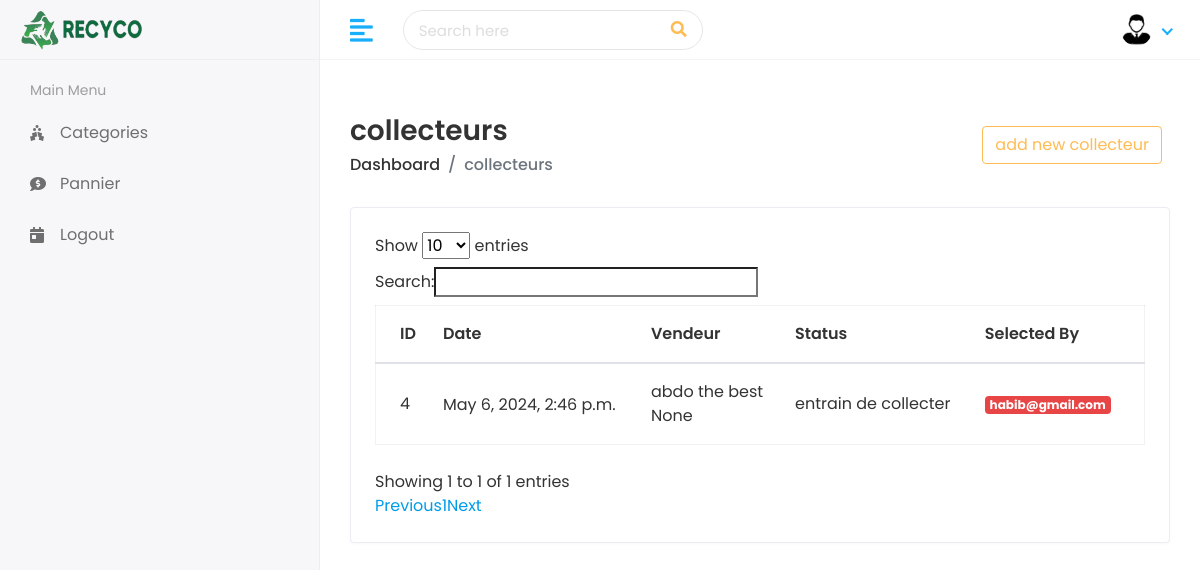
Page /collecteur/history_commandes/ (signed in) on the earlier database version.
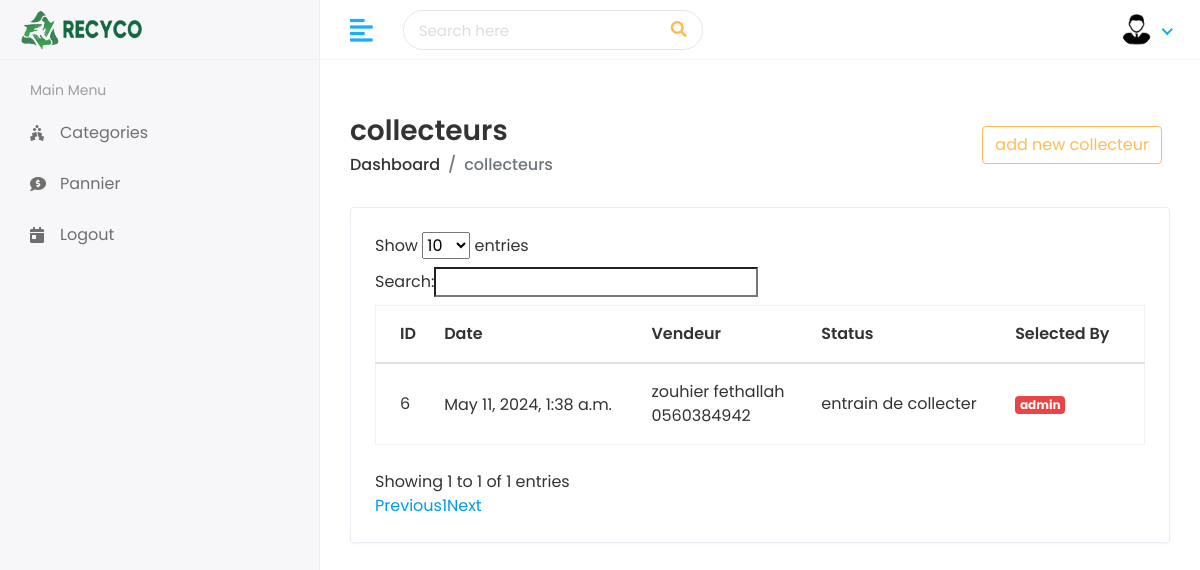
Same page on the later database version.
### vendeur/models.py (models this page shows, shortened)
class AllCommandes(models.Model):
    user = models.ForeignKey(User, on_delete=models.CASCADE)
    celletuer = models.ForeignKey(User, on_delete=models.CASCADE, related_name='colletuer',blank=True,null=True)
    date_added = models.DateTimeField(auto_now_add=True , blank=True , null=True)
    commandes = models.ManyToManyField('VendeurCommande')
    totalPrice = models.DecimalField(decimal_places=2 , max_digits=20,null=True,blank=True)
    placed = models.BooleanField(default=False)
    selected = models.BooleanField(default=False)
    delivered = models.BooleanField(default=False)
    created_date = models.DateTimeField(auto_now_add=True, null=True,blank=True)

### users/models.py (models this page shows, shortened)
class User(AbstractUser):
    first_name = models.CharField(max_length=200)
    last_name = models.CharField(max_length=200)
    age = models.PositiveIntegerField(blank = True , null = True)
    email = models.EmailField(unique=True)
    phone =  models.CharField(max_length=200,blank = True , null = True)
    sex = [
        ('Homme', 'Homme'),
        ('Famme', 'Famme'),
    ]
    gender = models.CharField(max_length=100, choices=sex,blank = True , null = True)
    address = models.CharField(max_length=200,blank = True , null = True)
    typeOfUser = [
        ('vendeur', 'vendeur'),
        ('collecteur', 'collecteur'),
    ]
    user_type = models.CharField(max_length=100, choices=typeOfUser,blank = True , null = True)
    vendeur = models.BooleanField(default=False)
    collecteur = models.BooleanField(default=False)
    pic = models.ImageField(upload_to='profile/',null=True,blank=True)

### collecteur/views.py (the view)
# urls.py: path('history_commandes/',history_commandes,name='history_commandes'),
@login_required(login_url="users:login")
def history_commandes(request):
    commande = AllCommandes.objects.filter(delivered=True)
    context = {
        'commande': commande
    }
    return render(request, 'collecteur/old_command.html', context)

### templates/collecteur/old_command.html (shortened to what this page needs)
{% extends "base.html" %}
{% block content %}
<div class="page-header">
  <div class="row align-items-center">
    <div class="col">
      <h3 class="page-title">collecteurs</h3>
      <ul class="breadcrumb">
        <li class="breadcrumb-item">
          <a href="{% url 'collecteur:home' %}">Dashboard</a>
        </li>
        <li class="breadcrumb-item active">collecteurs</li>
      </ul>
    </div>
    <div class="col-auto text-right float-right ml-auto">
      <a href="{% url 'add_collectuer' %}" class="btn btn-outline-primary mr-2"
        ></i> add new collecteur</a
      >
    </div>
  </div>
</div>
<div class="row">
  <div class="col-sm-12">
    <div class="card card-table">
      <div class="card-body">
        <div class="table-responsive">
          <table
   id="table_id"
     class="table table-hover table-center mb-0 "
   >
            <thead>
              <tr>
                <th>ID</th>
                <th>Date</th>
                <th>Vendeur</th>
                <th>Status</th>
                <th>Selected By</th>
              </tr>
            </thead>
            <tbody>
              {% for cmd in commande %}
              <tr>
                <td>{{cmd.id}}</td>
                <td>
                  <h2>
                    <a>{{cmd.created_date}}</a>
                  </h2>
                </td>
                <td>{{cmd.user.first_name}} {{cmd.user.last_name}}  <br> {{cmd.user.phone}} </td>
                <td>
                  {% if cmd.selected %}
                  entrain de collecter
                  {% else %}
                  en attente
                  {% endif %}
                </td>
                <td>
                  {% if cmd.selected %}
                    <span class="badge badge-danger">{{cmd.celletuer.username}}</span>
                    {% else %}
                    <span class="badge badge-success">Not Selected yet</span>
                  {% endif %}
                </td>
              </tr>
              {% endfor %}
            </tbody>
          </table>
        </div>
      </div>
    </div>
  </div>
</div>
{% endblock content %}

### templates/base.html (shortened to what this page needs)
{% load static %}
<!DOCTYPE html>
<html lang="en">
   <head>
      <link rel="stylesheet" href="{% static 'assets/plugins/bootstrap/css/bootstrap.min.css' %}">
      <link rel="stylesheet" href="{% static 'assets/plugins/fontawesome/css/fontawesome.min.css' %}">
      <link rel="stylesheet" href="{% static 'assets/plugins/fontawesome/css/all.min.css' %}">
      <link rel="stylesheet" href="{% static 'assets/css/style.css' %}">
   </head>
   <body>
      <div class="main-wrapper">
         <div class="header">
            <div class="header-left">
               <a href="index.html" class="logo">
               <img src="{% static 'img/ver_logo.png' %}" alt="Logo">
               </a>
            </div>
            <a href="javascript:void(0);" id="toggle_btn">
            <i class="fas fa-align-left"></i>
            </a>
            <div class="top-nav-search">
               <form>
                  <input type="text" class="form-control" placeholder="Search here">
                  <button class="btn" type="submit"><i class="fas fa-search"></i></button>
               </form>
            </div>
            <ul class="nav user-menu">
               <li class="nav-item dropdown has-arrow">
                  <a href="#" class="dropdown-toggle nav-link" data-toggle="dropdown">
                  <span class="user-img"><img class="rounded-circle" src="{% static 'img/vendeur.png' %}" width="31" alt="Ryan Taylor"></span>
                  </a>
               </li>
            </ul>
         </div>
         <div class="sidebar" id="sidebar">
            <div class="sidebar-inner slimscroll">
               {% if user.vendeur %}
               {% include "sidebar/vendeur.html" %}
               {% elif user.collecteur %}
               {% include "sidebar/collecteur.html" %}
               {% else %}
               {% include "sidebar/admin_collecteur.html" %}
               {% endif %}
            </div>
         </div>
         <div class="page-wrapper">
            <div class="content container-fluid">
         {% block content %}
         {% endblock content %}
            </div>
         </div>
      </div>
   </body>
</html>

### templates/sidebar/vendeur.html
<div id="sidebar-menu" class="sidebar-menu">
    <ul>
       <li class="menu-title">
          <span>Main Menu</span>
       </li>
       <li>
          <a href="{% url 'vendeur:categories' %}"><i class="fas fa-holly-berry"></i> <span>Categories</span></a>
       </li>
       <li>
          <a href="{% url 'vendeur:poubelle' %}"><i class="fas fa-comment-dollar"></i> <span>Pannier</span></a>
       </li>
       <li>
          <a href="{% url 'logout' %}"><i class="fas fa-calendar-day"></i> <span>Logout</span></a>
       </li>
    </ul>
 </div>

Differences in the rows shown:
removed AllCommandes: id "4", created_date "May 6, 2024, 2:46 p.m.", user.first_name "abdo", user.last_name "the best", user.phone "None", selected "entrain de collecter", celletuer.username "habib@gmail.com"
now on this page (row edited): AllCommandes: id "6", created_date "May 11, 2024, 1:38 a.m.", user.first_name "zouhier", user.last_name "fethallah", user.phone "0560384942", selected "entrain de collecter", celletuer.username "admin"
